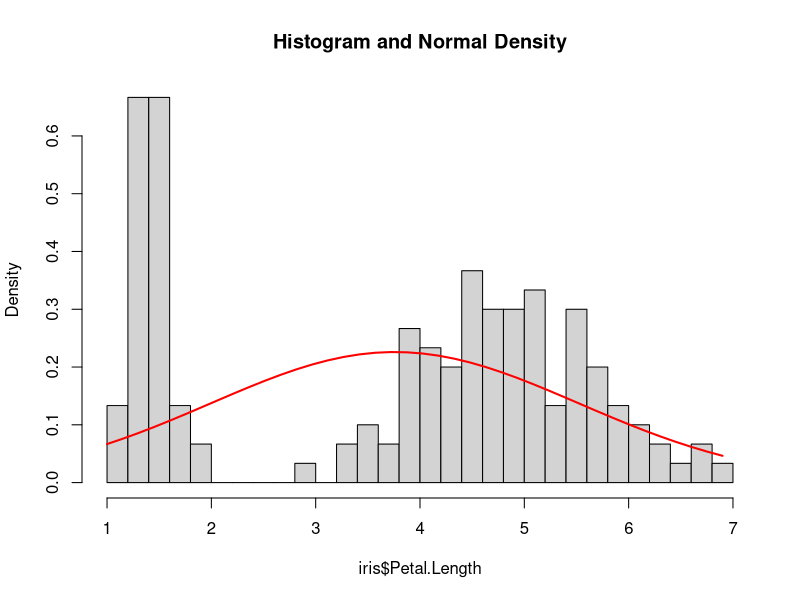

Recreate this plot in R.
hist(iris$Petal.Length,breaks=40,prob=TRUE, main="Histogram and Normal Density")
x <- seq(min(iris$Petal.Length), max(iris$Petal.Length), length = 40)
f <- dnorm(x, mean = mean(iris$Petal.Length), sd = sd(iris$Petal.Length))
lines(x, f, col = "red", lwd = 2)
